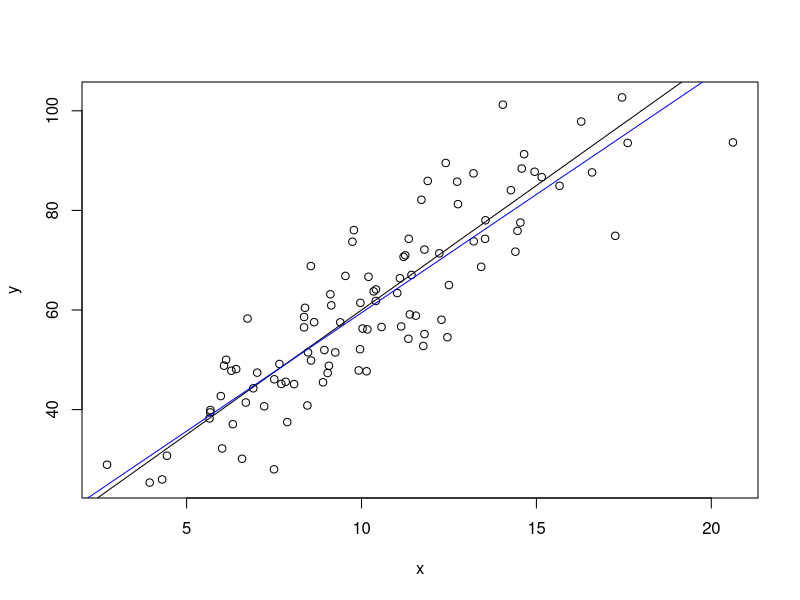
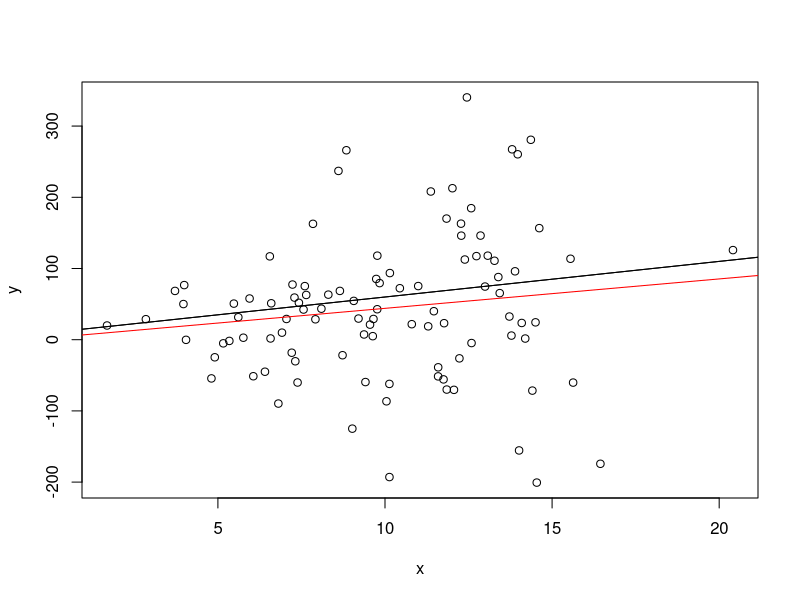
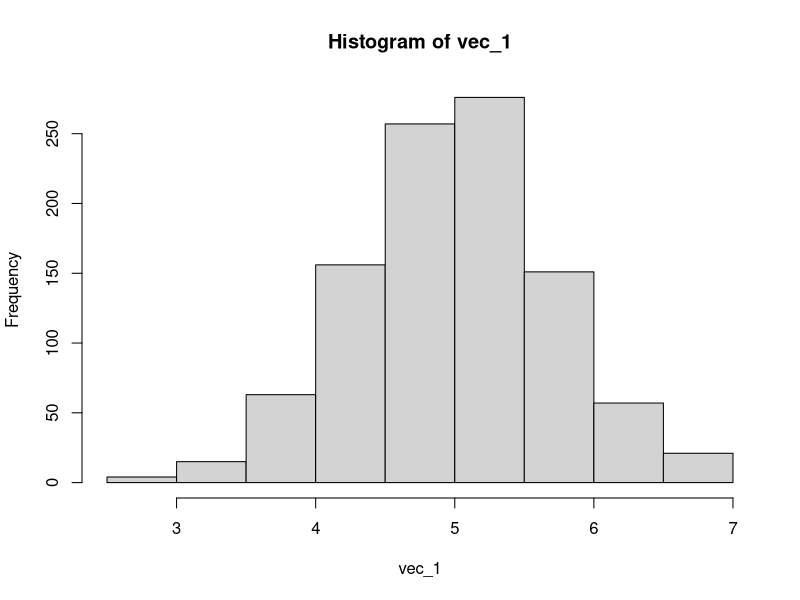
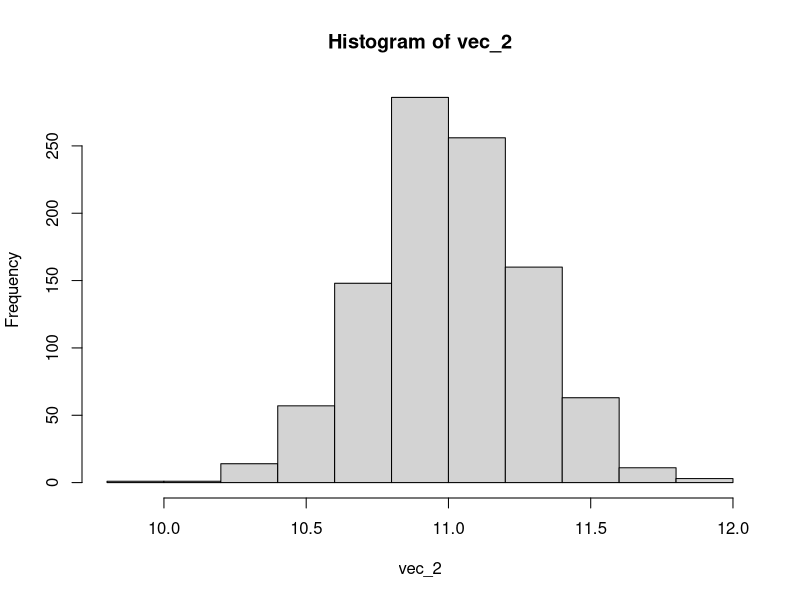

The R source for these figures, in order:
## OLS
n <- 100
b0 <- 10
b1 <- 5
var_error <- 9

error <- rnorm(n, 0, var_error)
x <- rpois(n, 10) +rnorm(n, 0, 2) # random poison distribution, mean and variance are the same

y <- b0 + b1 * x + error
plot(x,y)

abline(b0, b1) # Just the slope

lm1 <- lm(y ~ x)
abline(lm1, col = 'blue') # Blue line is the OLS line, or the regression line

# Plotting the violation of this assumption, Heteroskedasticity
n <- 100
b0 <- 10
b1 <- 5
var_error <- 9

error <- rnorm(n, 0, var_error)
x <- rpois(n, 10) +rnorm(n, 0, 2) # random poison distribution, mean and
# variance are the same

y <- b0 + b1 * x + error * x # this means the error depends on x
plot(x,y)

abline(b0, b1) # just the slope

lm1 <- lm(y ~ x)
abline(lm1, col = 'red')
abline(b0, b1)

# the fanning of of residuals means heteroskedacity
# it doesn't bias the point estimators, the betas
# but it baises the estimate of its standard error of the parameters
# this causes problems for inference

# when you have a wide range of posibilities, you are more likely
# to have heteroskedacicity??

#OVB

b0 <- 10
b1 <- 5
b2 <- 3
c0 <- 5
c1 <- 2

n_iter <- 1000
vec_1 <- rep(0, n_iter)
vec_2 <- rep(0, n_iter)

for(i in 1:n_iter){
  x1 <- rnorm(n, 0, 5) + 10
  
  
  x2 <- c0 + c1 * x1 + rnorm(n, 0, 3)
  
  y <- b0 + b1 * x1 + b2 * x2 + rnorm(n, 0, 10)
  
  lm3 <- lm(y ~ x1 + x2)
  lm4 <- lm(y ~ x1)
  
  vec_1[i] <- lm3$coefficients[2]
  vec_2[i] <- lm4$coefficients[2]
  
}

hist(vec_1)
hist(vec_2)

x1 <- rnorm(n, 0, 5) + 10


x2 <- c0 + c1 * x1 + rnorm(n, 0, 3)

y <- b0 + b1 * x1 + b2 * x2 + rnorm(n, 0, 10)

lm3 <- lm(y ~ x1 + x2)
lm4 <- lm(y ~ x1)


funky_function <- function(tree, cloud, flower = 5, sun = 2){
  result <- (tree * cloud * sun) - flower
  return <- result 
}




